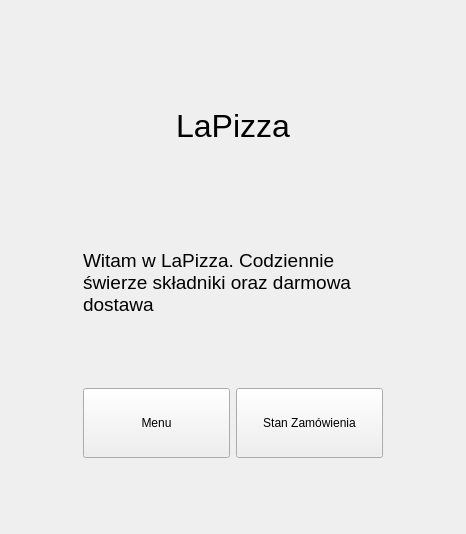
<?xml version="1.0" encoding="UTF-8"?>
<ui version="4.0">
 <class>MainWindow</class>
 <widget class="QMainWindow" name="MainWindow">
  <property name="geometry">
   <rect>
    <x>0</x>
    <y>0</y>
    <width>466</width>
    <height>534</height>
   </rect>
  </property>
  <property name="contextMenuPolicy">
   <enum>Qt::NoContextMenu</enum>
  </property>
  <property name="windowTitle">
   <string>MainWindow</string>
  </property>
  <property name="windowOpacity">
   <double>1.000000000000000</double>
  </property>
  <property name="toolTipDuration">
   <number>-1</number>
  </property>
  <property name="tabShape">
   <enum>QTabWidget::Rounded</enum>
  </property>
  <widget class="QWidget" name="centralwidget">
   <layout class="QGridLayout" name="gridLayout">
    <item row="0" column="1">
     <widget class="QStackedWidget" name="stackedWidget">
      <property name="currentIndex">
       <number>0</number>
      </property>
      <widget class="QWidget" name="pierwszeOkno">
       <property name="mouseTracking">
        <bool>false</bool>
       </property>
       <property name="contextMenuPolicy">
        <enum>Qt::DefaultContextMenu</enum>
       </property>
       <layout class="QGridLayout" name="gridLayout_5">
        <item row="0" column="0">
         <layout class="QGridLayout" name="gridLayout_2">
          <item row="1" column="0">
           <widget class="QLabel" name="Powitanie">
            <property name="minimumSize">
             <size>
              <width>0</width>
              <height>80</height>
             </size>
            </property>
            <property name="maximumSize">
             <size>
              <width>300</width>
              <height>200</height>
             </size>
            </property>
            <property name="font">
             <font>
              <pointsize>14</pointsize>
             </font>
            </property>
            <property name="contextMenuPolicy">
             <enum>Qt::CustomContextMenu</enum>
            </property>
            <property name="autoFillBackground">
             <bool>false</bool>
            </property>
            <property name="lineWidth">
             <number>1</number>
            </property>
            <property name="midLineWidth">
             <number>0</number>
            </property>
            <property name="text">
             <string>Witam w LaPizza. Codziennie świerze składniki oraz darmowa dostawa</string>
            </property>
            <property name="textFormat">
             <enum>Qt::AutoText</enum>
            </property>
            <property name="wordWrap">
             <bool>true</bool>
            </property>
            <property name="textInteractionFlags">
             <set>Qt::NoTextInteraction</set>
            </property>
           </widget>
          </item>
          <item row="0" column="0">
           <widget class="QLabel" name="Logo">
            <property name="maximumSize">
             <size>
              <width>16777215</width>
              <height>100</height>
             </size>
            </property>
            <property name="font">
             <font>
              <pointsize>24</pointsize>
             </font>
            </property>
            <property name="text">
             <string>LaPizza</string>
            </property>
            <property name="alignment">
             <set>Qt::AlignCenter</set>
            </property>
           </widget>
          </item>
          <item row="2" column="0">
           <layout class="QGridLayout" name="gridLayout_4">
            <item row="0" column="0">
             <widget class="QPushButton" name="pushButton">
              <property name="minimumSize">
               <size>
                <width>0</width>
                <height>70</height>
               </size>
              </property>
              <property name="text">
               <string>Menu</string>
              </property>
             </widget>
            </item>
            <item row="0" column="1">
             <widget class="QPushButton" name="pushButton_2">
              <property name="minimumSize">
               <size>
                <width>0</width>
                <height>70</height>
               </size>
              </property>
              <property name="text">
               <string>Stan Zamówienia</string>
              </property>
             </widget>
            </item>
           </layout>
          </item>
         </layout>
        </item>
       </layout>
      </widget>
      <widget class="QWidget" name="stanZamowienia">
       <widget class="QPushButton" name="wrocButton2">
        <property name="geometry">
         <rect>
          <x>20</x>
          <y>10</y>
          <width>93</width>
          <height>28</height>
         </rect>
        </property>
        <property name="text">
         <string>Wróć</string>
        </property>
       </widget>
       <widget class="QTextEdit" name="textEdit">
        <property name="geometry">
         <rect>
          <x>70</x>
          <y>160</y>
          <width>261</width>
          <height>191</height>
         </rect>
        </property>
       </widget>
       <widget class="QPushButton" name="pushButton_6">
        <property name="geometry">
         <rect>
          <x>19</x>
          <y>390</y>
          <width>351</width>
          <height>32</height>
         </rect>
        </property>
        <property name="text">
         <string>Dodaj rekord do bazy danychi wyświetl tekst</string>
        </property>
       </widget>
      </widget>
      <widget class="QWidget" name="menu">
       <widget class="QScrollArea" name="scrollArea">
        <property name="geometry">
         <rect>
          <x>10</x>
          <y>30</y>
          <width>418</width>
          <height>391</height>
         </rect>
        </property>
        <property name="verticalScrollBarPolicy">
         <enum>Qt::ScrollBarAlwaysOn</enum>
        </property>
        <property name="horizontalScrollBarPolicy">
         <enum>Qt::ScrollBarAlwaysOff</enum>
        </property>
        <property name="widgetResizable">
         <bool>true</bool>
        </property>
        <widget class="QWidget" name="scrollAreaWidgetContents">
         <property name="geometry">
          <rect>
           <x>0</x>
           <y>0</y>
           <width>400</width>
           <height>389</height>
          </rect>
         </property>
         <layout class="QVBoxLayout" name="verticalLayout">
          <item>
           <widget class="QPushButton" name="pushButton_9">
            <property name="sizePolicy">
             <sizepolicy hsizetype="Minimum" vsizetype="Fixed">
              <horstretch>0</horstretch>
              <verstretch>0</verstretch>
             </sizepolicy>
            </property>
            <property name="minimumSize">
             <size>
              <width>375</width>
              <height>50</height>
             </size>
            </property>
            <property name="focusPolicy">
             <enum>Qt::StrongFocus</enum>
            </property>
            <property name="layoutDirection">
             <enum>Qt::LeftToRight</enum>
            </property>
            <property name="autoFillBackground">
             <bool>false</bool>
            </property>
            <property name="styleSheet">
             <string notr="true">text-align: left;</string>
            </property>
            <property name="inputMethodHints">
             <set>Qt::ImhNone</set>
            </property>
            <property name="text">
             <string>   Margherita
   Sos pomidorowy, Ser</string>
            </property>
           </widget>
          </item>
          <item>
           <widget class="QPushButton" name="pushButton_10">
            <property name="sizePolicy">
             <sizepolicy hsizetype="Minimum" vsizetype="Fixed">
              <horstretch>0</horstretch>
              <verstretch>0</verstretch>
             </sizepolicy>
            </property>
            <property name="minimumSize">
             <size>
              <width>375</width>
              <height>50</height>
             </size>
            </property>
            <property name="focusPolicy">
             <enum>Qt::StrongFocus</enum>
            </property>
            <property name="layoutDirection">
             <enum>Qt::LeftToRight</enum>
            </property>
            <property name="autoFillBackground">
             <bool>false</bool>
            </property>
            <property name="styleSheet">
             <string notr="true">text-align: left;</string>
            </property>
            <property name="inputMethodHints">
             <set>Qt::ImhNone</set>
            </property>
            <property name="text">
             <string>   Capriciosa
   Sos pomidorowy, Ser, Szynka</string>
            </property>
           </widget>
          </item>
          <item>
           <widget class="QPushButton" name="pushButton_11">
            <property name="sizePolicy">
             <sizepolicy hsizetype="Minimum" vsizetype="Fixed">
              <horstretch>0</horstretch>
              <verstretch>0</verstretch>
             </sizepolicy>
            </property>
            <property name="minimumSize">
             <size>
              <width>375</width>
              <height>50</height>
             </size>
            </property>
            <property name="focusPolicy">
             <enum>Qt::StrongFocus</enum>
            </property>
            <property name="layoutDirection">
             <enum>Qt::LeftToRight</enum>
            </property>
            <property name="autoFillBackground">
             <bool>false</bool>
            </property>
            <property name="styleSheet">
             <string notr="true">text-align: left;</string>
            </property>
            <property name="inputMethodHints">
             <set>Qt::ImhNone</set>
            </property>
            <property name="text">
             <string>   Pepperoni
   Sos pomidorowy, Ser, Pepperoni</string>
            </property>
           </widget>
          </item>
          <item>
           <widget class="QPushButton" name="pushButton_12">
            <property name="sizePolicy">
             <sizepolicy hsizetype="Minimum" vsizetype="Fixed">
              <horstretch>0</horstretch>
              <verstretch>0</verstretch>
             </sizepolicy>
            </property>
            <property name="minimumSize">
             <size>
              <width>375</width>
              <height>50</height>
             </size>
            </property>
            <property name="focusPolicy">
             <enum>Qt::StrongFocus</enum>
            </property>
            <property name="layoutDirection">
             <enum>Qt::LeftToRight</enum>
            </property>
            <property name="autoFillBackground">
             <bool>false</bool>
            </property>
            <property name="styleSheet">
             <string notr="true">text-align: left;</string>
            </property>
            <property name="inputMethodHints">
             <set>Qt::ImhNone</set>
            </property>
            <property name="text">
             <string>   Hawajska
   Sos pomidorowy, Ser, Szynka, Ananas</string>
            </property>
           </widget>
          </item>
          <item>
           <widget class="QPushButton" name="pushButton_13">
            <property name="sizePolicy">
             <sizepolicy hsizetype="Minimum" vsizetype="Fixed">
              <horstretch>0</horstretch>
              <verstretch>0</verstretch>
             </sizepolicy>
            </property>
            <property name="minimumSize">
             <size>
              <width>375</width>
              <height>50</height>
             </size>
            </property>
            <property name="focusPolicy">
             <enum>Qt::StrongFocus</enum>
            </property>
            <property name="layoutDirection">
             <enum>Qt::LeftToRight</enum>
            </property>
            <property name="autoFillBackground">
             <bool>false</bool>
            </property>
            <property name="styleSheet">
             <string notr="true">text-align: left;</string>
            </property>
            <property name="inputMethodHints">
             <set>Qt::ImhNone</set>
            </property>
            <property name="text">
             <string>   Vege
   Sos pomidorowy, Wegański ser, Wegańska szynka</string>
            </property>
           </widget>
          </item>
         </layout>
        </widget>
       </widget>
       <widget class="QPushButton" name="wrocButton">
        <property name="geometry">
         <rect>
          <x>20</x>
          <y>0</y>
          <width>62</width>
          <height>32</height>
         </rect>
        </property>
        <property name="text">
         <string>Wróć</string>
        </property>
       </widget>
       <widget class="QPushButton" name="podsumowanieButton">
        <property name="geometry">
         <rect>
          <x>22</x>
          <y>445</y>
          <width>381</width>
          <height>61</height>
         </rect>
        </property>
        <property name="sizePolicy">
         <sizepolicy hsizetype="Minimum" vsizetype="Fixed">
          <horstretch>0</horstretch>
          <verstretch>0</verstretch>
         </sizepolicy>
        </property>
        <property name="minimumSize">
         <size>
          <width>375</width>
          <height>50</height>
         </size>
        </property>
        <property name="focusPolicy">
         <enum>Qt::StrongFocus</enum>
        </property>
        <property name="statusTip">
         <string/>
        </property>
        <property name="layoutDirection">
         <enum>Qt::LeftToRight</enum>
        </property>
        <property name="autoFillBackground">
         <bool>false</bool>
        </property>
        <property name="styleSheet">
         <string notr="true">text-align: left;</string>
        </property>
        <property name="inputMethodHints">
         <set>Qt::ImhNone</set>
        </property>
        <property name="text">
         <string>                             Podsumowanie zamówienia</string>
        </property>
        <property name="checkable">
         <bool>false</bool>
        </property>
        <property name="checked">
         <bool>false</bool>
        </property>
        <property name="autoRepeat">
         <bool>false</bool>
        </property>
       </widget>
      </widget>
      <widget class="QWidget" name="Podsumowanie">
       <widget class="QPushButton" name="pushButton_3">
        <property name="geometry">
         <rect>
          <x>20</x>
          <y>370</y>
          <width>411</width>
          <height>61</height>
         </rect>
        </property>
        <property name="text">
         <string>Usuń z zamówienia</string>
        </property>
       </widget>
       <widget class="QPushButton" name="pushButton_4">
        <property name="geometry">
         <rect>
          <x>20</x>
          <y>430</y>
          <width>411</width>
          <height>61</height>
         </rect>
        </property>
        <property name="text">
         <string>Przejdź do płatności</string>
        </property>
       </widget>
       <widget class="QPushButton" name="pushButton_5">
        <property name="geometry">
         <rect>
          <x>0</x>
          <y>0</y>
          <width>81</width>
          <height>31</height>
         </rect>
        </property>
        <property name="text">
         <string>wróć</string>
        </property>
       </widget>
      </widget>
      <widget class="QWidget" name="page_4"/>
      <widget class="QWidget" name="page_5"/>
      <widget class="QWidget" name="page_6"/>
      <widget class="QWidget" name="widget"/>
      <widget class="QWidget" name="page_8"/>
      <widget class="QWidget" name="page_9">
       <property name="enabled">
        <bool>true</bool>
       </property>
      </widget>
     </widget>
    </item>
   </layout>
  </widget>
 </widget>
 <resources/>
 <connections/>
</ui>
